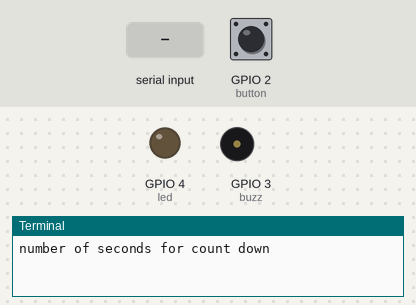
Bench run of a program on a simulated Raspberry Pi (BCM pin numbers). Shown: output pins drawn as LEDs (lit = HIGH), buzzer (waves = sounding, pin HIGH), the last lines printed to the terminal. Dashed ring = blinking. The inputs (shaded band) are chosen by the test bench; at power-on: GPIO 2 (button) HIGH.

Above: at 1.2 s.
1.3 s: "5" typed at the terminal, then Enter
2.8 s: GPIO 2 (button) pulled LOW for 0.15 s
At 3.3 s:
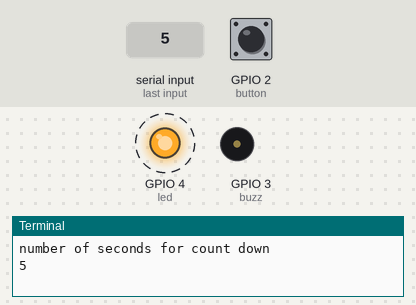
At 13.3 s:
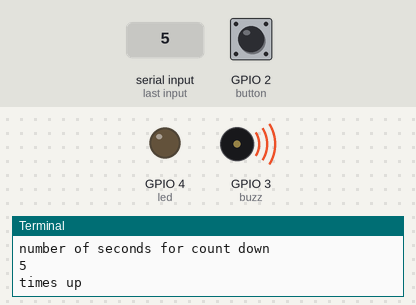
Timing chart, 0 to 14.3 s (numbered marks = the images above; inputs shaded):
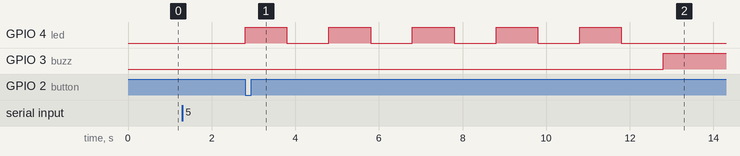

The program:

countdown.py
```python
"""
This is a python program that starts the countdown when the button is pressed. The LED should blink at
regular intervals, and the buzzer should sound when the countdown reaches zero.
This Countdown Timer project is an excellent way to learn about
•timing events,
• digital inputs, and outputs.
• It can be used in various applications, such as;
• time management,
•Cooking,
•games, etc.
authour samantha bochaberi
"""
import time
from time import sleep
from gpiozero import Button,LED,Buzzer
button = Button(2)
led = LED(4)
buzz = Buzzer(3)
my_time =int(input("number of seconds for count down "))#prompts user to input time in seconds
button.wait_for_press()#makes function to wait for button to be executed
while True:
    if button.is_pressed:
        for x in range(0,my_time):#iterates for the number of seconds inputed
            led.on()
            sleep(1)
            led.off()
            sleep(1)

        print("times up")
        buzz.on()
        sleep(2)
        buzz.off()
        sleep(2)
    else:
        break
```

Measured:
- after the input at 2.8 s, GPIO 4 (led): alternates HIGH for 1.0 s and LOW for 1.0 s, 10 changes in all, then stays LOW, starting at once; GPIO 3 (buzz): LOW → HIGH after 10.0 s
